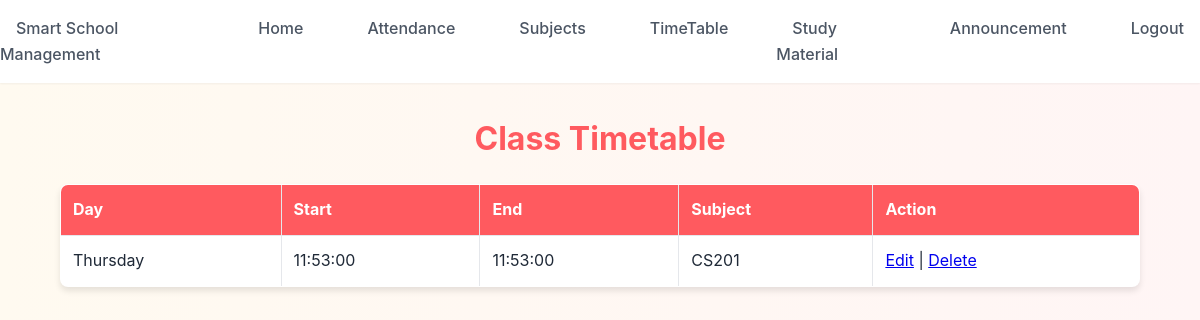
Page /teacher/view_timetables.php (signed in) on the committed database.
### tables this page shows
CREATE TABLE `timetables` (
  `timetable_id` int(11) NOT NULL,
  `class_id` int(11) NOT NULL,
  `day_of_week` enum('Monday','Tuesday','Wednesday','Thursday','Friday','Saturday','Sunday') NOT NULL,
  `start_time` time NOT NULL,
  `end_time` time NOT NULL,
  `subject_id` int(11) DEFAULT NULL,
  `uploaded_by` int(11) NOT NULL
);

CREATE TABLE `subjects` (
  `subject_id` int(11) NOT NULL,
  `subject_name` varchar(100) NOT NULL,
  `class_id` int(11) NOT NULL,
  `teacher_id` int(11) DEFAULT NULL
);

### teacher/view_timetables.php (the view, shortened to what this page needs)
<?php
include('../config.php');
$teacher_id = $_SESSION["id"];
$sql = "SELECT class_id, class_name FROM Classes WHERE teacher_id = ?";
$stmt = mysqli_prepare($conn, $sql);
mysqli_stmt_bind_param($stmt, "i", $teacher_id);
mysqli_stmt_execute($stmt);
$result = mysqli_stmt_get_result($stmt);
$class = mysqli_fetch_assoc($result);
$class_id = $class ? $class['class_id'] : null;
$timetables = [];
if ($class_id) {
    $query = "
        SELECT t.timetable_id, t.day_of_week, t.start_time, t.end_time,
               s.subject_name
        FROM Timetables t
        JOIN subjects s ON t.subject_id = s.subject_id
        WHERE t.class_id = ?
        ORDER BY FIELD(t.day_of_week,'Monday','Tuesday','Wednesday','Thursday','Friday','Saturday','Sunday'),
                 t.start_time ASC
    ";
    $stmt2 = mysqli_prepare($conn, $query);
    mysqli_stmt_bind_param($stmt2, "i", $class_id);
    mysqli_stmt_execute($stmt2);
    $timetables = mysqli_stmt_get_result($stmt2);
}
?>
<!DOCTYPE html>
<html>
<head>
    <link rel="stylesheet" href="../CSS/style.css">
</head>
<body>
<?php include('navbar.php'); ?>
<h2>Class Timetable</h2>
<?php if ($class_id): ?>
<table border="1" cellpadding="8">
    <tr>
        <th>Day</th>
        <th>Start</th>
        <th>End</th>
        <th>Subject</th>
        <th>Action</th>
    </tr>
    <?php while ($row = mysqli_fetch_assoc($timetables)): ?>
        <tr>
            <td><?php echo htmlspecialchars($row['day_of_week']); ?></td>
            <td><?php echo htmlspecialchars($row['start_time']); ?></td>
            <td><?php echo htmlspecialchars($row['end_time']); ?></td>
            <td><?php echo htmlspecialchars($row['subject_name']); ?></td>
            <td>
                <a href="edit_timetable.php?id=<?php echo $row['timetable_id']; ?>">Edit</a> |
                <a href="?delete=<?php echo $row['timetable_id']; ?>" onclick="return confirm('Delete this entry?');">Delete</a>
            </td>
        </tr>
    <?php endwhile; ?>
</table>
<?php else: ?>
<p>You are not assigned to any class.</p>
<?php endif; ?>
</body>
</html>

### CSS/style.css (style rules this page uses)
:root { --primary-color: #ff5a5f; --primary-hover: #e14d52; --secondary-color: #ffcc00; --secondary-hover: #e6b800; --text-primary: #1f2937; --text-secondary: #4b5563; --bg-primary: #ffffff; --bg-secondary: #fdf2f2; --border-color: #e5e7eb; --shadow-sm: 0 1px 2px rgba(0, 0, 0, 0.05); --shadow-md: 0 4px 6px rgba(0, 0, 0, 0.1); --shadow-lg: 0 10px 15px rgba(0, 0, 0, 0.15); }
* { margin: 0; padding: 0; box-sizing: border-box; }
body { font-family: 'Inter', sans-serif; background: linear-gradient(to right, #fffaf0, #fff5f5); color: var(--text-primary); line-height: 1.6; }
h1, h2, h3, h4, h5, h6 { margin-top: 30px; font-weight: 700; text-align: center; margin-bottom: 1rem; color: var(--primary-color); }
h2 { font-size: 2rem; }
table { width: 90%; margin: 20px auto; border-collapse: collapse; background: var(--bg-primary); box-shadow: var(--shadow-md); border-radius: 8px; overflow: hidden; }
th, td { padding: 12px; border: 1px solid var(--border-color); text-align: left; }
th { background: var(--primary-color); color: white; }

### rows in the picture
timetables: day_of_week "Thursday", start_time "11:53:00", end_time "11:53:00", subject.subject_name "CS201"
